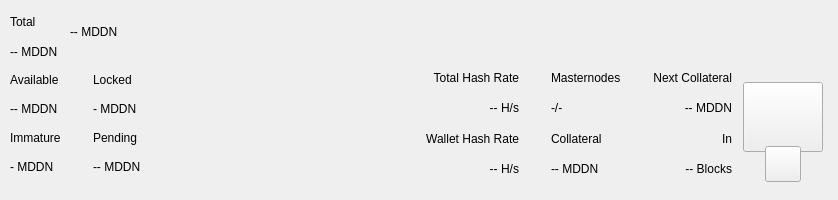
<?xml version="1.0" encoding="UTF-8"?>
<ui version="4.0">
 <class>TopBar</class>
 <widget class="QWidget" name="TopBar">
  <property name="geometry">
   <rect>
    <x>0</x>
    <y>0</y>
    <width>838</width>
    <height>200</height>
   </rect>
  </property>
  <property name="minimumSize">
   <size>
    <width>0</width>
    <height>200</height>
   </size>
  </property>
  <property name="maximumSize">
   <size>
    <width>16777215</width>
    <height>200</height>
   </size>
  </property>
  <property name="windowTitle">
   <string>Form</string>
  </property>
  <layout class="QVBoxLayout" name="verticalLayout_10" stretch="0">
   <property name="spacing">
    <number>0</number>
   </property>
   <property name="leftMargin">
    <number>0</number>
   </property>
   <property name="topMargin">
    <number>0</number>
   </property>
   <property name="rightMargin">
    <number>0</number>
   </property>
   <property name="bottomMargin">
    <number>0</number>
   </property>
   <item>
    <widget class="PFBorderImage" name="containerTop">
     <layout class="QVBoxLayout" name="verticalLayout_11">
      <property name="spacing">
       <number>0</number>
      </property>
      <property name="leftMargin">
       <number>0</number>
      </property>
      <property name="topMargin">
       <number>0</number>
      </property>
      <property name="rightMargin">
       <number>0</number>
      </property>
      <property name="bottomMargin">
       <number>0</number>
      </property>
      <item>
       <widget class="QWidget" name="top_container_2" native="true">
        <property name="minimumSize">
         <size>
          <width>0</width>
          <height>65</height>
         </size>
        </property>
        <layout class="QHBoxLayout" name="top_container">
         <property name="spacing">
          <number>0</number>
         </property>
         <property name="leftMargin">
          <number>10</number>
         </property>
         <property name="topMargin">
          <number>0</number>
         </property>
         <property name="rightMargin">
          <number>10</number>
         </property>
         <property name="bottomMargin">
          <number>0</number>
         </property>
         <item>
          <layout class="QHBoxLayout" name="horizontalLayout_4">
           <property name="spacing">
            <number>12</number>
           </property>
           <property name="rightMargin">
            <number>0</number>
           </property>
           <item>
            <widget class="QWidget" name="widgetAmount" native="true">
             <layout class="QVBoxLayout" name="verticalLayout_2">
              <property name="spacing">
               <number>2</number>
              </property>
              <property name="leftMargin">
               <number>0</number>
              </property>
              <property name="topMargin">
               <number>8</number>
              </property>
              <property name="rightMargin">
               <number>0</number>
              </property>
              <property name="bottomMargin">
               <number>0</number>
              </property>
              <item>
               <widget class="QLabel" name="labelTitle1">
                <property name="text">
                 <string>Total</string>
                </property>
               </widget>
              </item>
              <item>
               <widget class="PrivateQLabel" name="labelAmountPiv">
                <property name="text">
                 <string notr="true">-- MDDN</string>
                </property>
               </widget>
              </item>
             </layout>
            </widget>
           </item>
           <item alignment="Qt::AlignVCenter">
            <widget class="QWidget" name="widgetTopAmount" native="true">
             <property name="sizePolicy">
              <sizepolicy hsizetype="Preferred" vsizetype="Maximum">
               <horstretch>0</horstretch>
               <verstretch>0</verstretch>
              </sizepolicy>
             </property>
             <layout class="QHBoxLayout" name="horizontalLayout_5">
              <property name="spacing">
               <number>0</number>
              </property>
              <property name="leftMargin">
               <number>0</number>
              </property>
              <property name="topMargin">
               <number>0</number>
              </property>
              <property name="rightMargin">
               <number>0</number>
              </property>
              <property name="bottomMargin">
               <number>0</number>
              </property>
              <item alignment="Qt::AlignTop">
               <widget class="PrivateQLabel" name="labelAmountTopPiv">
                <property name="minimumSize">
                 <size>
                  <width>0</width>
                  <height>36</height>
                 </size>
                </property>
                <property name="styleSheet">
                 <string notr="true">padding:0px;margin:0px;</string>
                </property>
                <property name="text">
                 <string notr="true">-- MDDN</string>
                </property>
               </widget>
              </item>
             </layout>
            </widget>
           </item>
           <item>
            <spacer name="horizontalSpacer">
             <property name="orientation">
              <enum>Qt::Horizontal</enum>
             </property>
             <property name="sizeHint" stdset="0">
              <size>
               <width>40</width>
               <height>20</height>
              </size>
             </property>
            </spacer>
           </item>
           <item alignment="Qt::AlignRight">
            <widget class="QWidget" name="layoutSync" native="true">
             <property name="minimumSize">
              <size>
               <width>0</width>
               <height>36</height>
              </size>
             </property>
             <property name="maximumSize">
              <size>
               <width>16777215</width>
               <height>36</height>
              </size>
             </property>
             <layout class="QVBoxLayout" name="verticalLayout_9">
              <property name="leftMargin">
               <number>0</number>
              </property>
              <property name="topMargin">
               <number>0</number>
              </property>
              <property name="rightMargin">
               <number>0</number>
              </property>
              <property name="bottomMargin">
               <number>0</number>
              </property>
              <item>
               <widget class="ExpandableButton" name="pushButtonSync" native="true">
                <property name="minimumSize">
                 <size>
                  <width>36</width>
                  <height>36</height>
                 </size>
                </property>
                <property name="maximumSize">
                 <size>
                  <width>16777215</width>
                  <height>36</height>
                 </size>
                </property>
               </widget>
              </item>
             </layout>
            </widget>
           </item>
           <item>
            <widget class="ExpandableButton" name="pushButtonHDUpgrade" native="true">
             <property name="minimumSize">
              <size>
               <width>36</width>
               <height>36</height>
              </size>
             </property>
             <property name="maximumSize">
              <size>
               <width>16777215</width>
               <height>36</height>
              </size>
             </property>
            </widget>
           </item>
           <item>
            <widget class="ExpandableButton" name="pushButtonStack" native="true">
             <property name="minimumSize">
              <size>
               <width>36</width>
               <height>36</height>
              </size>
             </property>
             <property name="maximumSize">
              <size>
               <width>16777215</width>
               <height>36</height>
              </size>
             </property>
            </widget>
           </item>
           <item>
            <widget class="ExpandableButton" name="pushButtonConf" native="true">
             <property name="minimumSize">
              <size>
               <width>36</width>
               <height>36</height>
              </size>
             </property>
             <property name="maximumSize">
              <size>
               <width>16777215</width>
               <height>36</height>
              </size>
             </property>
            </widget>
           </item>
           <item>
            <widget class="ExpandableButton" name="pushButtonMasternodes" native="true">
             <property name="minimumSize">
              <size>
               <width>36</width>
               <height>36</height>
              </size>
             </property>
             <property name="maximumSize">
              <size>
               <width>16777215</width>
               <height>36</height>
              </size>
             </property>
            </widget>
           </item>
           <item>
            <widget class="ExpandableButton" name="pushButtonConsole" native="true">
             <property name="minimumSize">
              <size>
               <width>36</width>
               <height>36</height>
              </size>
             </property>
             <property name="maximumSize">
              <size>
               <width>16777215</width>
               <height>36</height>
              </size>
             </property>
            </widget>
           </item>
           <item>
            <widget class="ExpandableButton" name="pushButtonConnection" native="true">
             <property name="minimumSize">
              <size>
               <width>36</width>
               <height>36</height>
              </size>
             </property>
             <property name="maximumSize">
              <size>
               <width>16777215</width>
               <height>36</height>
              </size>
             </property>
            </widget>
           </item>
           <item>
            <widget class="ExpandableButton" name="pushButtonTor" native="true">
             <property name="minimumSize">
              <size>
               <width>36</width>
               <height>36</height>
              </size>
             </property>
             <property name="maximumSize">
              <size>
               <width>16777215</width>
               <height>36</height>
              </size>
             </property>
            </widget>
           </item>
           <item>
            <widget class="ExpandableButton" name="pushButtonLock" native="true">
             <property name="sizePolicy">
              <sizepolicy hsizetype="Expanding" vsizetype="Expanding">
               <horstretch>0</horstretch>
               <verstretch>0</verstretch>
              </sizepolicy>
             </property>
             <property name="minimumSize">
              <size>
               <width>36</width>
               <height>0</height>
              </size>
             </property>
             <property name="maximumSize">
              <size>
               <width>16777215</width>
               <height>36</height>
              </size>
             </property>
            </widget>
           </item>
           <item>
            <widget class="ExpandableButton" name="pushButtonTheme" native="true">
             <property name="minimumSize">
              <size>
               <width>36</width>
               <height>36</height>
              </size>
             </property>
             <property name="maximumSize">
              <size>
               <width>16777215</width>
               <height>36</height>
              </size>
             </property>
            </widget>
           </item>
           <item>
            <widget class="ExpandableButton" name="pushButtonFAQ" native="true">
             <property name="minimumSize">
              <size>
               <width>36</width>
               <height>36</height>
              </size>
             </property>
             <property name="maximumSize">
              <size>
               <width>16777215</width>
               <height>36</height>
              </size>
             </property>
            </widget>
           </item>
           <item>
            <widget class="ExpandableButton" name="pushButtonPrivacy" native="true">
             <property name="minimumSize">
              <size>
               <width>36</width>
               <height>36</height>
              </size>
             </property>
             <property name="maximumSize">
              <size>
               <width>16777215</width>
               <height>36</height>
              </size>
             </property>
            </widget>
           </item>
          </layout>
         </item>
        </layout>
       </widget>
      </item>
      <item>
       <widget class="QWidget" name="bottom_container" native="true">
        <property name="minimumSize">
         <size>
          <width>0</width>
          <height>135</height>
         </size>
        </property>
        <layout class="QHBoxLayout" name="botton_container">
         <property name="leftMargin">
          <number>10</number>
         </property>
         <property name="topMargin">
          <number>0</number>
         </property>
         <property name="rightMargin">
          <number>10</number>
         </property>
         <property name="bottomMargin">
          <number>10</number>
         </property>
         <item>
          <layout class="QHBoxLayout" name="horizontalLayout_3">
           <property name="spacing">
            <number>0</number>
           </property>
           <property name="bottomMargin">
            <number>9</number>
           </property>
           <item>
            <layout class="QVBoxLayout" name="verticalLayout_7">
             <property name="spacing">
              <number>0</number>
             </property>
             <property name="leftMargin">
              <number>0</number>
             </property>
             <property name="rightMargin">
              <number>0</number>
             </property>
             <item>
              <layout class="QHBoxLayout" name="horizontalLayout_2">
               <property name="spacing">
                <number>0</number>
               </property>
               <item>
                <layout class="QVBoxLayout" name="verticalLayout_6">
                 <item>
                  <widget class="QLabel" name="labelTitle5">
                   <property name="text">
                    <string>Available</string>
                   </property>
                  </widget>
                 </item>
                 <item>
                  <widget class="PrivateQLabel" name="labelAvailablePiv">
                   <property name="text">
                    <string>-- MDDN</string>
                   </property>
                  </widget>
                 </item>
                 <item>
                  <widget class="QLabel" name="labelTitle4">
                   <property name="text">
                    <string>Immature</string>
                   </property>
                  </widget>
                 </item>
                 <item>
                  <widget class="PrivateQLabel" name="labelImmaturePiv">
                   <property name="text">
                    <string notr="true">- MDDN</string>
                   </property>
                  </widget>
                 </item>
                </layout>
               </item>
               <item>
                <layout class="QVBoxLayout" name="verticalLayout_8">
                 <property name="leftMargin">
                  <number>32</number>
                 </property>
                 <item>
                  <widget class="QLabel" name="labelTitle6">
                   <property name="text">
                    <string>Locked</string>
                   </property>
                  </widget>
                 </item>
                 <item>
                  <widget class="PrivateQLabel" name="labelLockedPiv">
                   <property name="text">
                    <string>- MDDN</string>
                   </property>
                  </widget>
                 </item>
                 <item>
                  <widget class="QLabel" name="labelTitle3">
                   <property name="text">
                    <string>Pending</string>
                   </property>
                  </widget>
                 </item>
                 <item>
                  <widget class="PrivateQLabel" name="labelPendingPiv">
                   <property name="text">
                    <string notr="true">-- MDDN</string>
                   </property>
                  </widget>
                 </item>
                </layout>
               </item>
              </layout>
             </item>
            </layout>
           </item>
          </layout>
         </item>
         <item>
          <spacer name="horizontalSpacer_2">
           <property name="orientation">
            <enum>Qt::Horizontal</enum>
           </property>
           <property name="sizeHint" stdset="0">
            <size>
             <width>40</width>
             <height>20</height>
            </size>
           </property>
          </spacer>
         </item>
         <item>
          <layout class="QHBoxLayout" name="horizontalLayout_6">
           <property name="spacing">
            <number>0</number>
           </property>
           <property name="rightMargin">
            <number>0</number>
           </property>
           <property name="bottomMargin">
            <number>9</number>
           </property>
           <item>
            <widget class="QWidget" name="widgetStaking" native="true">
             <layout class="QVBoxLayout" name="verticalLayout_12">
              <property name="leftMargin">
               <number>32</number>
              </property>
              <property name="topMargin">
               <number>0</number>
              </property>
              <property name="rightMargin">
               <number>0</number>
              </property>
              <property name="bottomMargin">
               <number>0</number>
              </property>
              <item>
               <widget class="QLabel" name="labelNetworkHashRateTitle">
                <property name="text">
                 <string>Total Hash Rate</string>
                </property>
                <property name="textFormat">
                 <enum>Qt::AutoText</enum>
                </property>
                <property name="alignment">
                 <set>Qt::AlignRight|Qt::AlignTrailing|Qt::AlignVCenter</set>
                </property>
               </widget>
              </item>
              <item>
               <widget class="QLabel" name="labelNetworkHashRateValue">
                <property name="layoutDirection">
                 <enum>Qt::LeftToRight</enum>
                </property>
                <property name="text">
                 <string>-- H/s</string>
                </property>
                <property name="textFormat">
                 <enum>Qt::AutoText</enum>
                </property>
                <property name="alignment">
                 <set>Qt::AlignRight|Qt::AlignTrailing|Qt::AlignVCenter</set>
                </property>
               </widget>
              </item>
              <item>
               <widget class="QLabel" name="labelWalletHashRateTitle">
                <property name="text">
                 <string>Wallet Hash Rate</string>
                </property>
                <property name="textFormat">
                 <enum>Qt::AutoText</enum>
                </property>
                <property name="alignment">
                 <set>Qt::AlignRight|Qt::AlignTrailing|Qt::AlignVCenter</set>
                </property>
               </widget>
              </item>
              <item>
               <widget class="PrivateQLabel" name="labelWalletHashRateValue">
                <property name="text">
                 <string notr="true">-- H/s</string>
                </property>
                <property name="textFormat">
                 <enum>Qt::AutoText</enum>
                </property>
                <property name="alignment">
                 <set>Qt::AlignRight|Qt::AlignTrailing|Qt::AlignVCenter</set>
                </property>
               </widget>
              </item>
             </layout>
            </widget>
           </item>
           <item>
            <widget class="QWidget" name="widgetMasternodes" native="true">
             <layout class="QVBoxLayout">
              <property name="leftMargin">
               <number>32</number>
              </property>
              <property name="topMargin">
               <number>0</number>
              </property>
              <property name="rightMargin">
               <number>0</number>
              </property>
              <property name="bottomMargin">
               <number>0</number>
              </property>
              <item>
               <widget class="QLabel" name="labelMasternodesTitle">
                <property name="text">
                 <string>Masternodes</string>
                </property>
               </widget>
              </item>
              <item>
               <widget class="PrivateQLabel" name="labelMasternodeCount">
                <property name="text">
                 <string>-/-</string>
                </property>
               </widget>
              </item>
              <item>
               <widget class="QLabel" name="labelCollateralTitle">
                <property name="text">
                 <string>Collateral</string>
                </property>
               </widget>
              </item>
              <item>
               <widget class="QLabel" name="labelCollateralValue">
                <property name="text">
                 <string notr="true">-- MDDN</string>
                </property>
               </widget>
              </item>
             </layout>
            </widget>
           </item>
           <item>
            <widget class="QWidget" name="widgetNextCollateral" native="true">
             <layout class="QVBoxLayout" name="verticalLayout_12">
              <property name="leftMargin">
               <number>32</number>
              </property>
              <property name="topMargin">
               <number>0</number>
              </property>
              <property name="rightMargin">
               <number>0</number>
              </property>
              <property name="bottomMargin">
               <number>0</number>
              </property>
              <item>
               <widget class="QLabel" name="labelNextMasternodesTitle">
                <property name="text">
                 <string>Next Collateral</string>
                </property>
                <property name="textFormat">
                 <enum>Qt::AutoText</enum>
                </property>
                <property name="alignment">
                 <set>Qt::AlignRight|Qt::AlignTrailing|Qt::AlignVCenter</set>
                </property>
               </widget>
              </item>
              <item>
               <widget class="QLabel" name="labelNextCollateralValue">
                <property name="text">
                 <string>-- MDDN</string>
                </property>
                <property name="textFormat">
                 <enum>Qt::AutoText</enum>
                </property>
                <property name="alignment">
                 <set>Qt::AlignRight|Qt::AlignTrailing|Qt::AlignVCenter</set>
                </property>
               </widget>
              </item>
              <item>
               <widget class="QLabel" name="labelRemainingBlocks">
                <property name="text">
                 <string>In</string>
                </property>
                <property name="textFormat">
                 <enum>Qt::AutoText</enum>
                </property>
                <property name="alignment">
                 <set>Qt::AlignRight|Qt::AlignTrailing|Qt::AlignVCenter</set>
                </property>
               </widget>
              </item>
              <item>
               <widget class="QLabel" name="labelNextCollateralBlocks">
                <property name="text">
                 <string notr="true">-- Blocks</string>
                </property>
                <property name="textFormat">
                 <enum>Qt::AutoText</enum>
                </property>
                <property name="alignment">
                 <set>Qt::AlignRight|Qt::AlignTrailing|Qt::AlignVCenter</set>
                </property>
               </widget>
              </item>
             </layout>
            </widget>
           </item>
          </layout>
         </item>
         <item>
          <widget class="QWidget" name="qrContainer" native="true">
           <property name="sizePolicy">
            <sizepolicy hsizetype="Preferred" vsizetype="Minimum">
             <horstretch>0</horstretch>
             <verstretch>0</verstretch>
            </sizepolicy>
           </property>
           <property name="minimumSize">
            <size>
             <width>90</width>
             <height>110</height>
            </size>
           </property>
           <property name="maximumSize">
            <size>
             <width>90</width>
             <height>110</height>
            </size>
           </property>
           <layout class="QVBoxLayout" name="containerQR">
            <property name="spacing">
             <number>0</number>
            </property>
            <property name="leftMargin">
             <number>5</number>
            </property>
            <property name="topMargin">
             <number>10</number>
            </property>
            <property name="rightMargin">
             <number>5</number>
            </property>
            <property name="bottomMargin">
             <number>0</number>
            </property>
            <item>
             <widget class="QPushButton" name="btnQr">
              <property name="minimumSize">
               <size>
                <width>70</width>
                <height>70</height>
               </size>
              </property>
              <property name="maximumSize">
               <size>
                <width>16777215</width>
                <height>70</height>
               </size>
              </property>
              <property name="focusPolicy">
               <enum>Qt::NoFocus</enum>
              </property>
              <property name="text">
               <string/>
              </property>
              <property name="iconSize">
               <size>
                <width>70</width>
                <height>70</height>
               </size>
              </property>
             </widget>
            </item>
            <item>
             <spacer name="verticalSpacer">
              <property name="orientation">
               <enum>Qt::Vertical</enum>
              </property>
              <property name="sizeType">
               <enum>QSizePolicy::Fixed</enum>
              </property>
              <property name="sizeHint" stdset="0">
               <size>
                <width>20</width>
                <height>20</height>
               </size>
              </property>
             </spacer>
            </item>
            <item alignment="Qt::AlignHCenter|Qt::AlignBottom">
             <widget class="QPushButton" name="pushButtonQR">
              <property name="minimumSize">
               <size>
                <width>36</width>
                <height>36</height>
               </size>
              </property>
              <property name="maximumSize">
               <size>
                <width>36</width>
                <height>36</height>
               </size>
              </property>
              <property name="focusPolicy">
               <enum>Qt::NoFocus</enum>
              </property>
              <property name="text">
               <string/>
              </property>
             </widget>
            </item>
           </layout>
          </widget>
         </item>
        </layout>
       </widget>
      </item>
     </layout>
    </widget>
   </item>
  </layout>
 </widget>
 <customwidgets>
  <customwidget>
   <class>ExpandableButton</class>
   <extends>QWidget</extends>
   <header>qt/pivx/expandablebutton.h</header>
   <container>1</container>
  </customwidget>
  <customwidget>
   <class>PFBorderImage</class>
   <extends>QFrame</extends>
   <header>qt/pivx/pfborderimage.h</header>
   <container>1</container>
  </customwidget>
  <customwidget>
   <class>PrivateQLabel</class>
   <extends>QLabel</extends>
   <header>qt/pivx/privatelabel.h</header>
   <container>0</container>
  </customwidget>
 </customwidgets>
 <resources/>
 <connections/>
</ui>
